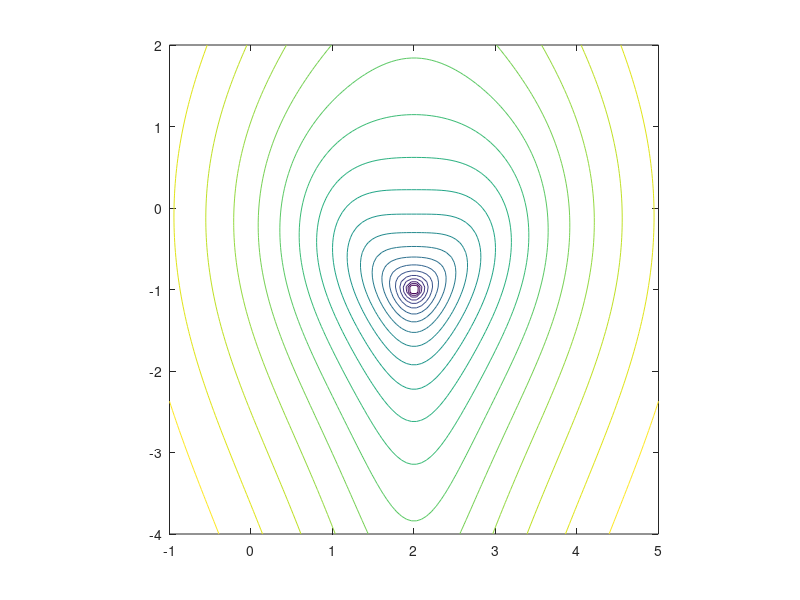

The MATLAB source for this figure: (Note: this script raises an error after producing the figure.)
%
% This script performs Newton and Steepest Descent iterations 
% to find the minimal of the function:
%
%      f(x,y)= (x-2)^4 + (x-2)^2 y^2 + (y+1)^2
%
% The true minimum of the function is (x,y)=(2,-1).
%
% Written by Luan Nguyen, March 2017 
%
% Use Directions:
% 1. Run Newton_SD_demo()
% 2. Click on the plot to initialize guess x0
% 3. Press <Enter>

%--------------------------------------------------------------

function Newton_SD_demo()
    %% Parameters
    maxiter = 7; 
    % Other parameters:
    % -Tolerance for SD's stepsize optimization problem
    % -

    %% Draw contour plot
    n=100; 
    x = linspace(-1,5,n);
    y = linspace(-4,2,n);
    [X,Y] = meshgrid(x,y);
    Z = f1(X,Y); mx= max(max(Z));
    figure; [~,h]=contour(X,Y,log(Z), 20); 
    a = get(h, 'Parent'); axis equal;
    
    %% Initialize data
    x0 = (ginput)';
    xnwtn = x0;
    xsd = x0;
    xtrue = [2;-1]; %for printing error
    
    %% Setting up graphics
    lnwtn = line('Parent',a, 'XData',xnwtn(1),'YData',xnwtn(2)...
             ,'Color','b', 'Marker','*');
    lsd = line('Parent',a, 'XData',xsd(1),'YData',xsd(2)...
             ,'Color','r', 'Marker','*');
    legend('level lines ','newton','steepest descent' );
    disp('Relative Error:');
    disp('    Newton      Steepest Descent');
    for i=1:maxiter

        %% Newton's method
        % Find the Hessian 
        H = h1(xnwtn(1),xnwtn(2));
        
        % Find the gradient
        grad1= g1(xnwtn(1),xnwtn(2));
        
        % Newton's iteration:
        xnwtn = xnwtn - (H\grad1);
        
        %% Steepest Descent iteration
        % Find step size, alpha, that minimize f( xsd - alpha*grad)
        [grad2, alpha]= stepsize(xsd(1),xsd(2));
        
        % Steepest Descent iteration
        xsd = xsd - alpha*grad2;
        
        %% Graphics
        set(lnwtn,'XData', [get(lnwtn,'XData') xnwtn(1)]...
             ,'YData', [get(lnwtn,'YData') xnwtn(2)] );
        set(lsd,'XData', [get(lsd,'XData') xsd(1)]...
             ,'YData', [get(lsd,'YData') xsd(2)] );       
        drawnow
        
        %% Prints error
        err1 = norm(xnwtn - xtrue)/norm(xtrue);
        err2 = norm(xsd - xtrue)/norm(xtrue);
        fprintf('%7.4e\t\t%7.4e\n',err1,err2);
        
        %pause;
        if ~ishghandle(h) break; end
    end     

end

%----------------------------------------------------------

% Original function  f 

function c= f1(x,y)
    c = (x-2).^4 + ((x-2).^2).*(y.^2) + (y+1).^2;
end

% the gradient of f
function y= g1(x,y)
    y = [4*(x-2)^3 + 2*(y^2)*(x-2);
         2*y*(x-2)^2 + 2*(y+1)];
end

% the Hessian of f
function H= h1(x,y)
%% computes the Hessian of f
    H = [12*((x-2)^2)+2*y^2     4*y*(x-2);
         4*y*(x-2)              2*(x-2)^2+2];
end

% one-variable optimization in SD method, 
% computes the gradient and optimal step size

function [g,alpha] =stepsize(x,y)
    
    % computes gradient
    g = [4*(x - 2)^3 + y^2*(2*x - 4);
         2*y + 2*y*(x - 2)^2 + 2];
    g = g/ norm(g); 
    g1=g(1); g2=g(2);
    
    % Fm = f( zk - alpha*gradient-at-zk)
    Fm = @(al) (y - al*g2 + 1)^2 + ...
        (y - al*g2)^2*(al*g1 - x + 2)^2 +...
        (al*g1 - x + 2)^4;
    % Find the alpha minimizes Fm = f( zk - alpha*gradient-at-zk)
    [alpha,~,flag] = fminbnd(Fm, -5, 5, struct('TolX',1e-12));
    % set limits that estimate the length | x0 - x*|
    % ,gradient is normalized
    
    if (flag~=1)
        warning('SD::fminbnd minimization failed to converge!');
    end
    
end

